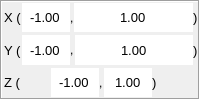
          <widget class="QFrame" name="defineRangeFrame">
           <property name="minimumSize">
            <size>
             <width>140</width>
             <height>100</height>
            </size>
           </property>
           <property name="maximumSize">
            <size>
             <width>16777215</width>
             <height>16777215</height>
            </size>
           </property>
           <property name="frameShape">
            <enum>QFrame::Box</enum>
           </property>
           <property name="frameShadow">
            <enum>QFrame::Sunken</enum>
           </property>
           <layout class="QVBoxLayout" name="verticalLayout_2">
            <property name="spacing">
             <number>3</number>
            </property>
            <property name="leftMargin">
             <number>0</number>
            </property>
            <property name="topMargin">
             <number>1</number>
            </property>
            <property name="rightMargin">
             <number>0</number>
            </property>
            <property name="bottomMargin">
             <number>1</number>
            </property>
            <item>
             <layout class="QHBoxLayout" name="defineRagneXLayout">
              <property name="spacing">
               <number>0</number>
              </property>
              <property name="leftMargin">
               <number>2</number>
              </property>
              <item>
               <widget class="QLabel" name="startXlabel">
                <property name="font">
                 <font>
                  <pointsize>10</pointsize>
                 </font>
                </property>
                <property name="text">
                 <string>X (</string>
                </property>
               </widget>
              </item>
              <item>
               <widget class="QDoubleSpinBox" name="defineXMin">
                <property name="sizePolicy">
                 <sizepolicy hsizetype="Preferred" vsizetype="Fixed">
                  <horstretch>0</horstretch>
                  <verstretch>0</verstretch>
                 </sizepolicy>
                </property>
                <property name="minimumSize">
                 <size>
                  <width>48</width>
                  <height>25</height>
                 </size>
                </property>
                <property name="maximumSize">
                 <size>
                  <width>213213</width>
                  <height>213213</height>
                 </size>
                </property>
                <property name="font">
                 <font>
                  <pointsize>10</pointsize>
                 </font>
                </property>
                <property name="wrapping">
                 <bool>false</bool>
                </property>
                <property name="frame">
                 <bool>false</bool>
                </property>
                <property name="alignment">
                 <set>Qt::AlignCenter</set>
                </property>
                <property name="buttonSymbols">
                 <enum>QAbstractSpinBox::NoButtons</enum>
                </property>
                <property name="decimals">
                 <number>2</number>
                </property>
                <property name="minimum">
                 <double>-1.000000000000000</double>
                </property>
                <property name="maximum">
                 <double>1.000000000000000</double>
                </property>
                <property name="singleStep">
                 <double>0.010000000000000</double>
                </property>
                <property name="value">
                 <double>-1.000000000000000</double>
                </property>
               </widget>
              </item>
              <item>
               <widget class="QLabel" name="spaceXlabel">
                <property name="maximumSize">
                 <size>
                  <width>5</width>
                  <height>16777215</height>
                 </size>
                </property>
                <property name="font">
                 <font>
                  <pointsize>9</pointsize>
                 </font>
                </property>
                <property name="text">
                 <string>,</string>
                </property>
               </widget>
              </item>
              <item>
               <widget class="QDoubleSpinBox" name="defineXMax">
                <property name="sizePolicy">
                 <sizepolicy hsizetype="Minimum" vsizetype="Fixed">
                  <horstretch>48</horstretch>
                  <verstretch>25</verstretch>
                 </sizepolicy>
                </property>
                <property name="minimumSize">
                 <size>
                  <width>48</width>
                  <height>25</height>
                 </size>
                </property>
                <property name="maximumSize">
                 <size>
                  <width>213213</width>
                  <height>213213</height>
                 </size>
                </property>
                <property name="font">
                 <font>
                  <pointsize>10</pointsize>
                 </font>
                </property>
                <property name="frame">
                 <bool>false</bool>
                </property>
                <property name="alignment">
                 <set>Qt::AlignCenter</set>
                </property>
                <property name="buttonSymbols">
                 <enum>QAbstractSpinBox::NoButtons</enum>
                </property>
                <property name="decimals">
                 <number>2</number>
                </property>
                <property name="minimum">
                 <double>-1.000000000000000</double>
                </property>
                <property name="maximum">
                 <double>1.000000000000000</double>
                </property>
                <property name="singleStep">
                 <double>0.010000000000000</double>
                </property>
                <property name="value">
                 <double>1.000000000000000</double>
                </property>
               </widget>
              </item>
              <item>
               <widget class="QLabel" name="endXlabel">
                <property name="font">
                 <font>
                  <pointsize>10</pointsize>
                 </font>
                </property>
                <property name="text">
                 <string>)</string>
                </property>
               </widget>
              </item>
             </layout>
            </item>
            <item>
             <layout class="QHBoxLayout" name="defineRagneYLayout">
              <property name="spacing">
               <number>0</number>
              </property>
              <property name="leftMargin">
               <number>2</number>
              </property>
              <item>
               <widget class="QLabel" name="startYlabel">
                <property name="font">
                 <font>
                  <pointsize>10</pointsize>
                 </font>
                </property>
                <property name="text">
                 <string>Y (</string>
                </property>
               </widget>
              </item>
              <item>
               <widget class="QDoubleSpinBox" name="defineYMin">
                <property name="minimumSize">
                 <size>
                  <width>48</width>
                  <height>25</height>
                 </size>
                </property>
                <property name="maximumSize">
                 <size>
                  <width>213213</width>
                  <height>213213</height>
                 </size>
                </property>
                <property name="font">
                 <font>
                  <pointsize>10</pointsize>
                 </font>
                </property>
                <property name="wrapping">
                 <bool>false</bool>
                </property>
                <property name="frame">
                 <bool>false</bool>
                </property>
                <property name="alignment">
                 <set>Qt::AlignCenter</set>
                </property>
                <property name="buttonSymbols">
                 <enum>QAbstractSpinBox::NoButtons</enum>
                </property>
                <property name="decimals">
                 <number>2</number>
                </property>
                <property name="minimum">
                 <double>-1.000000000000000</double>
                </property>
                <property name="maximum">
                 <double>1.000000000000000</double>
                </property>
                <property name="singleStep">
                 <double>0.010000000000000</double>
                </property>
                <property name="value">
                 <double>-1.000000000000000</double>
                </property>
               </widget>
              </item>
              <item>
               <widget class="QLabel" name="spaceYlabel">
                <property name="minimumSize">
                 <size>
                  <width>5</width>
                  <height>0</height>
                 </size>
                </property>
                <property name="maximumSize">
                 <size>
                  <width>5</width>
                  <height>16777215</height>
                 </size>
                </property>
                <property name="font">
                 <font>
                  <pointsize>9</pointsize>
                 </font>
                </property>
                <property name="text">
                 <string>,</string>
                </property>
               </widget>
              </item>
              <item>
               <widget class="QDoubleSpinBox" name="defineYMax">
                <property name="sizePolicy">
                 <sizepolicy hsizetype="Preferred" vsizetype="Preferred">
                  <horstretch>48</horstretch>
                  <verstretch>25</verstretch>
                 </sizepolicy>
                </property>
                <property name="minimumSize">
                 <size>
                  <width>48</width>
                  <height>25</height>
                 </size>
                </property>
                <property name="maximumSize">
                 <size>
                  <width>213213</width>
                  <height>213213</height>
                 </size>
                </property>
                <property name="font">
                 <font>
                  <pointsize>10</pointsize>
                 </font>
                </property>
                <property name="frame">
                 <bool>false</bool>
                </property>
                <property name="alignment">
                 <set>Qt::AlignCenter</set>
                </property>
                <property name="buttonSymbols">
                 <enum>QAbstractSpinBox::NoButtons</enum>
                </property>
                <property name="minimum">
                 <double>-1.000000000000000</double>
                </property>
                <property name="maximum">
                 <double>1.000000000000000</double>
                </property>
                <property name="singleStep">
                 <double>0.010000000000000</double>
                </property>
                <property name="value">
                 <double>1.000000000000000</double>
                </property>
               </widget>
              </item>
              <item>
               <widget class="QLabel" name="endYlabel">
                <property name="font">
                 <font>
                  <pointsize>10</pointsize>
                 </font>
                </property>
                <property name="text">
                 <string>)</string>
                </property>
               </widget>
              </item>
             </layout>
            </item>
            <item>
             <layout class="QHBoxLayout" name="defineRagneZLayout">
              <property name="spacing">
               <number>0</number>
              </property>
              <property name="leftMargin">
               <number>2</number>
              </property>
              <item>
               <widget class="QLabel" name="startZlabel">
                <property name="font">
                 <font>
                  <pointsize>10</pointsize>
                 </font>
                </property>
                <property name="text">
                 <string>Z (</string>
                </property>
               </widget>
              </item>
              <item>
               <widget class="QDoubleSpinBox" name="defineZMin">
                <property name="minimumSize">
                 <size>
                  <width>48</width>
                  <height>25</height>
                 </size>
                </property>
                <property name="maximumSize">
                 <size>
                  <width>213213</width>
                  <height>213213</height>
                 </size>
                </property>
                <property name="font">
                 <font>
                  <pointsize>10</pointsize>
                 </font>
                </property>
                <property name="frame">
                 <bool>false</bool>
                </property>
                <property name="alignment">
                 <set>Qt::AlignCenter</set>
                </property>
                <property name="buttonSymbols">
                 <enum>QAbstractSpinBox::NoButtons</enum>
                </property>
                <property name="minimum">
                 <double>-1.000000000000000</double>
                </property>
                <property name="maximum">
                 <double>1.000000000000000</double>
                </property>
                <property name="singleStep">
                 <double>0.010000000000000</double>
                </property>
                <property name="value">
                 <double>-1.000000000000000</double>
                </property>
               </widget>
              </item>
              <item>
               <widget class="QLabel" name="spaceZlabel">
                <property name="sizePolicy">
                 <sizepolicy hsizetype="Preferred" vsizetype="Preferred">
                  <horstretch>0</horstretch>
                  <verstretch>0</verstretch>
                 </sizepolicy>
                </property>
                <property name="minimumSize">
                 <size>
                  <width>5</width>
                  <height>0</height>
                 </size>
                </property>
                <property name="maximumSize">
                 <size>
                  <width>5</width>
                  <height>16777215</height>
                 </size>
                </property>
                <property name="font">
                 <font>
                  <pointsize>9</pointsize>
                 </font>
                </property>
                <property name="text">
                 <string>,</string>
                </property>
               </widget>
              </item>
              <item>
               <widget class="QDoubleSpinBox" name="defineZMax">
                <property name="minimumSize">
                 <size>
                  <width>48</width>
                  <height>25</height>
                 </size>
                </property>
                <property name="maximumSize">
                 <size>
                  <width>213213</width>
                  <height>213213</height>
                 </size>
                </property>
                <property name="font">
                 <font>
                  <pointsize>10</pointsize>
                 </font>
                </property>
                <property name="frame">
                 <bool>false</bool>
                </property>
                <property name="alignment">
                 <set>Qt::AlignCenter</set>
                </property>
                <property name="buttonSymbols">
                 <enum>QAbstractSpinBox::NoButtons</enum>
                </property>
                <property name="minimum">
                 <double>-1.000000000000000</double>
                </property>
                <property name="maximum">
                 <double>1.000000000000000</double>
                </property>
                <property name="singleStep">
                 <double>0.010000000000000</double>
                </property>
                <property name="value">
                 <double>1.000000000000000</double>
                </property>
               </widget>
              </item>
              <item>
               <widget class="QLabel" name="endZlabel">
                <property name="font">
                 <font>
                  <pointsize>10</pointsize>
                 </font>
                </property>
                <property name="text">
                 <string>)</string>
                </property>
               </widget>
              </item>
             </layout>
            </item>
           </layout>
          </widget>
